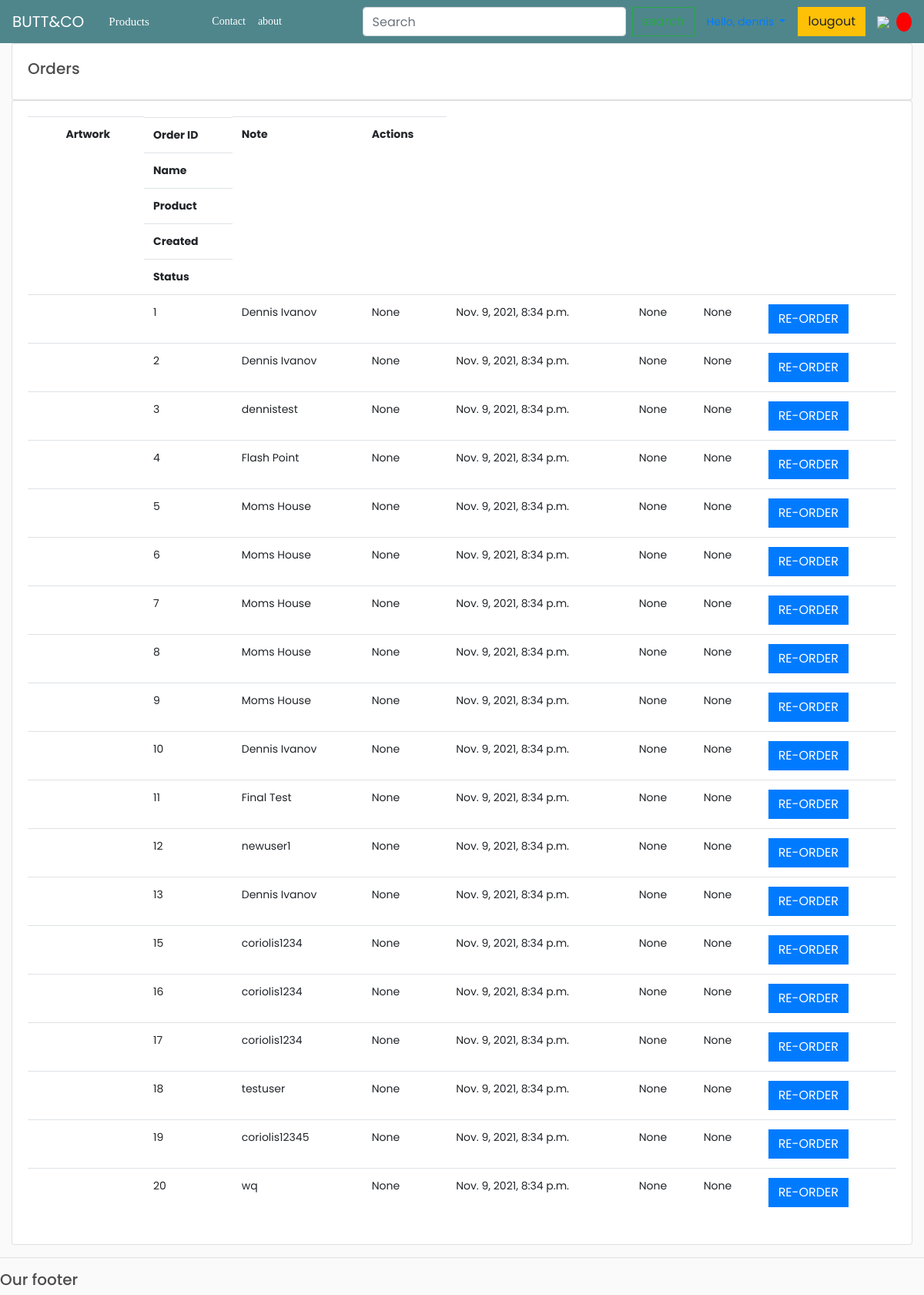
The page /dashboard/ (signed in) on the database its author committed.
### store/models.py (models this page shows, shortened)
class Order(models.Model):
    STATUS = (
        ('Pending', 'Pending'),
        ('Out for delivery', 'Out for delivery'),
        ('Delivered', 'Delivered'),
    )
    total = models.CharField(max_length=50, null=True)
    customer = models.ForeignKey(Customer, on_delete=models.SET_NULL, null=True, blank=True)
    date_ordered = models.DateTimeField(auto_now_add=True)
    complete = models.BooleanField(default=False)
    transaction_id = models.CharField(max_length=100, null=True)
    note = models.CharField(max_length=1000, null=True)
    date_created = models.DateTimeField(auto_now_add=True, null=True)
    product = models.ForeignKey(Product, null=True, on_delete=models.SET_NULL)
    status = models.CharField(max_length=200, null=True, choices=STATUS)  # 新增
    name = models.CharField(max_length=128, null=True)
    picture_front = models.CharField(max_length=1024, null=True)
    picture_back = models.CharField(max_length=1024, null=True)
    state1 = models.CharField(max_length=65535, null=True)
    state2 = models.CharField(max_length=65535, null=True)
    color = models.CharField(max_length=65535, null=True)  # 颜色
    combo = models.CharField(max_length=65535, null=True)  # 版本
    price = models.FloatField()  # 单价
    userorderid = models.IntegerField(default=0, null=True)  # 订单ID
    delstatus = models.IntegerField(default=0, null=True)  # 删除标识， 0表示正常，1表示删除

class Customer(models.Model):
    user = models.OneToOneField(User, null=True, blank=True, on_delete=models.CASCADE)
    name = models.CharField(max_length=200, null=True)
    phone = models.CharField(max_length=200, null=True)
    email = models.CharField(max_length=200)
    profile_pic = models.ImageField(default="profile1.png", null=True, blank=True)
    date_created = models.DateTimeField(auto_now_add=True, null=True)
    status = models.IntegerField(default=0)
    encryption_link = models.CharField(max_length=200, null=True)
    expires = models.CharField(max_length=200, null=True)

### store/views.py (the view)
# urls.py: 2. Add a URL to urlpatterns:  path('', views.home, name='home')
@login_required(login_url='login')
def home(request):
    orders = Order.objects.all()
    customers = Customer.objects.all()
    total_customers = customers.count()
    total_orders = orders.count()
    delivered = orders.filter(status='Delivered').count()
    pending = orders.filter(status='Pending').count()
    context = {'orders': orders, 'customers': customers,
               'total_orders': total_orders, 'delivered': delivered,
               'pending': pending}
    return render(request, 'accounts/orders.html', context)

### store/templates/accounts/orders.html (shortened to what this page needs)
{% extends 'accounts/main.html' %}
{% load static %}
{% block content %}
    <div class="row">
        <div class="col-md">
            <div class="card card-body">
                <h5>Orders</h5>
            </div>
            <div class="card card-body">
                <table class="table">
                    <tr>
                        <th class="col-warning">
                            <span class="nbsp">&nbsp;</span>
                        </th>
                        <th class="col-artwork">
                            <span class="nbsp">Artwork</span>
                        </th>
                        <th class="col-id header">
                            <span>Order ID</span>
                        </th>
                        <th class="col-id header">
                            <span>Name</span>
                        </th>
                        <th class="col-shape header">
                            <span>Product</span>
                        </th>
                        <th class="col-status header">
                            <span>Created</span>
                        </th>
                        <th class="col-date header">
                            <span>Status</span>
                        </th>
                        <th class="col-date col-date-ship">
                            <span>Note</span>
                        </th>
                        <th class="col-actions">
                            <span>Actions</span>
                        </th>
                    </tr>
                    {% for order in orders %}
                        <tr>
                            <td class="col-warning">
                            </td>
                            <td class="col-artwork">
                            </td>
                            <td class="col-id">
                                <div class="col-content">
                                    {{ order.id }}
                                </div>
                            </td>
                            <td class="col-id">
                                <div class="col-content">
                                    {{ order.customer.name }}
                                </div>
                            </td>
                            <td class="col-status">
                                <div class="col-content">
                                    {{ order.product }}
                                </div>
                            </td>
                            <td class="col-date">
                                <div class="col-content">
                                    {{ order.customer.date_created }}
                                </div>
                            </td>
                            <td class="col-date col-date-ship">
                                <div class="col-content">
                                    {{ order.status }}
                                </div>
                            </td>
                            <td class="col-date col-date-shipped">
                                <div class="col-content">
                                    {{ order.note }}
                                </div>
                            </td>
                            <td class="col-actions">
                                <div class="col-content">
                                    <button class="btn btn-primary btn-complete"
                                            onclick="document.location.href='/?edit=true&oid={{ order.id }}'">RE-ORDER
                                    </button>
                                </div>
                            </td>
                        </tr>
                    {% endfor %}
                </table>
            </div>
        </div>
    </div>
{% endblock %}

### store/templates/accounts/main.html (shortened to what this page needs)
{% load static %}
<!DOCTYPE html>
<html>
<head>
	<link rel="stylesheet" href="https://stackpath.bootstrapcdn.com/bootstrap/4.3.1/css/bootstrap.min.css">
	<link rel="stylesheet" type="text/css" href="{% static '/css/main.css' %}">
</head>
<body>
	{%  include 'accounts/navbar.html' %}
	<div class="container-fluid">
	{% block content %}
	{% endblock %}
    </div>
	<hr>
	<h5>Our footer</h5>
</body>
</html>

### store/templates/accounts/navbar.html (shortened to what this page needs)
{% load static %}
<head>
    <link rel="stylesheet" href="https://stackpath.bootstrapcdn.com/bootstrap/4.4.1/css/bootstrap.min.css"
>
    <link rel="stylesheet" type="text/css" href="{% static 'css/main.css' %}">
    <link rel="stylesheet" type="text/css" href="{% static 'css/font-awesome.css' %}">
    <link rel="stylesheet" type="text/css" href="{% static 'css/style.css' %}">
    <link rel="stylesheet" href="{% static 'css/swiper.min.css' %}">
</head>
<nav class="navbar navbar-expand-lg navbar-dark bg-dark">
    <a class="navbar-brand" href="/home/">BUTT&CO</a>
    <div class="the_main collapse navbar-collapse" id="navbarSupportedContent">
        <ul class="navbar-nav mr-auto">
            <li>
                <header class="header">
                    <div class="container">
                        <div class="row v-center">
                            <div class="header-item item-center">
                                <nav class="menu">
                                    <ul class="menu-main">
                                        <li class="menu-item-has-children">
                                            <a href="#">products<i class="fa fa-angle-down"></i></a>
                                        </li>
                                    </ul>
                                </nav>
                            </div>
                        </div>
                    </div>
                </header>
            </li>
            <li class="nav-item active">
                <a class="nav-link" href="/contact/">Contact</a>
            </li>
            <li class="nav-item active">
                <a class="nav-link" href="/about/">about</a>
            </li>
        </ul>
        <form class="the_v2 form-inline my-2 my-lg-0" action="/search">
            <input class="form-control mr-sm-2" type="search" name="search" placeholder="Search" aria-label="Search">
            <button class="btn btn-outline-success my-2 my-sm-0" type="submit">search</button>
        </form>
        <div class="the_v3 form-inline my-2 my-lg-0">
            {% if request.user.is_anonymous %}
            <a href="{% url 'login' %}" class="btn btn-warning">login</a>
            {% else %}
            <a class="nav-link dropdown-toggle" href="#" id="navbarDropdown" role="button" data-toggle="dropdown"
               aria-haspopup="true" aria-expanded="false">
            </a>
            <a href="{% url 'logout' %}" class="btn btn-warning">lougout</a>
            {% endif %}
            <a href="{% url 'cart' %}">
                <img id="cart-icon" src="{% static 'images/cart.png' %}">
            </a>
            <p id="cart-total">{{cartItems}}</p>
        </div>
    </div>
</nav>

### static/css/main.css (style rules this page uses)
body { background-color: hsl(0, 0%, 98%); }
h1,h2,h3,h4,h5,h6 { color:hsl(0, 0%, 30%); }
.bg-dark { background-color: #4f868c!important; }
#cart-icon { width:25px; display: inline-block; margin-left: 15px; }
#cart-total { display: block; text-align: center; color:#fff; background-color: red; width: 20px; height: 25px; border-radius: 50%; font-size: 14px; }
.btn { border-radius: 0; }
body,li,ul,h1,h2,h3,h4,p { padding:0px; margin:0px; font-family:"Raleway-Regular"; font-size:14px; color:#333; list-style-type:none; }
a { text-decoration:none; }

### static/css/style.css (style rules this page uses)
body { line-height: 1.5; font-family: 'Poppins', sans-serif; font-weight: 400; overflow-x: hidden; }
* { margin:0; box-sizing: border-box; }
:before,:after { box-sizing: border-box; }
.container { max-width: 1200px; margin:auto; }
.row { display: flex; flex-wrap: wrap; }
.v-center { align-items: center; }
ul { list-style: none; margin:0; padding:0; }
a { text-decoration: none; }
.header { display: block; width: 100%; z-index: 99; padding:.5rem 1rem; }
.header .item-center { flex:0 0 66%; }
.header .menu > ul > li { display: inline-block; width:110px; }
.header .menu > ul > li > a { font-size: 15px; font-weight: 500; color:#fff; position: relative; text-transform: capitalize; transition: color 0.3s ease; }

### rows shown on the page
Order: id "1", customer.name "Dennis Ivanov", product "None", customer.date_created "Nov. 9, 2021, 8:34 p.m.", status "None", note "None"
Order: id "2", customer.name "Dennis Ivanov", product "None", customer.date_created "Nov. 9, 2021, 8:34 p.m.", status "None", note "None"
Order: id "3", customer.name "dennistest", product "None", customer.date_created "Nov. 9, 2021, 8:34 p.m.", status "None", note "None"
Order: id "4", customer.name "Flash Point", product "None", customer.date_created "Nov. 9, 2021, 8:34 p.m.", status "None", note "None"
Order: id "5", customer.name "Moms House", product "None", customer.date_created "Nov. 9, 2021, 8:34 p.m.", status "None", note "None"
Order: id "6", customer.name "Moms House", product "None", customer.date_created "Nov. 9, 2021, 8:34 p.m.", status "None", note "None"
Order: id "7", customer.name "Moms House", product "None", customer.date_created "Nov. 9, 2021, 8:34 p.m.", status "None", note "None"
Order: id "8", customer.name "Moms House", product "None", customer.date_created "Nov. 9, 2021, 8:34 p.m.", status "None", note "None"
Order: id "9", customer.name "Moms House", product "None", customer.date_created "Nov. 9, 2021, 8:34 p.m.", status "None", note "None"
Order: id "10", customer.name "Dennis Ivanov", product "None", customer.date_created "Nov. 9, 2021, 8:34 p.m.", status "None", note "None"
Order: id "11", customer.name "Final Test", product "None", customer.date_created "Nov. 9, 2021, 8:34 p.m.", status "None", note "None"
Order: id "12", customer.name "newuser1", product "None", customer.date_created "Nov. 9, 2021, 8:34 p.m.", status "None", note "None"
Order: id "13", customer.name "Dennis Ivanov", product "None", customer.date_created "Nov. 9, 2021, 8:34 p.m.", status "None", note "None"
Order: id "15", customer.name "coriolis1234", product "None", customer.date_created "Nov. 9, 2021, 8:34 p.m.", status "None", note "None"
Order: id "16", customer.name "coriolis1234", product "None", customer.date_created "Nov. 9, 2021, 8:34 p.m.", status "None", note "None"
Order: id "17", customer.name "coriolis1234", product "None", customer.date_created "Nov. 9, 2021, 8:34 p.m.", status "None", note "None"
Order: id "18", customer.name "testuser", product "None", customer.date_created "Nov. 9, 2021, 8:34 p.m.", status "None", note "None"
Order: id "19", customer.name "coriolis12345", product "None", customer.date_created "Nov. 9, 2021, 8:34 p.m.", status "None", note "None"
Order: id "20", customer.name "wq", product "None", customer.date_created "Nov. 9, 2021, 8:34 p.m.", status "None", note "None"
